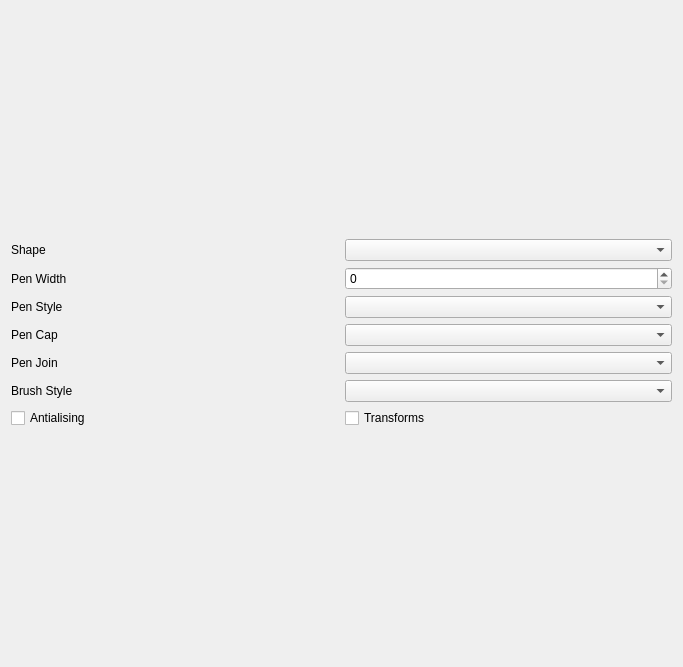
<?xml version="1.0" encoding="UTF-8"?>
<ui version="4.0">
 <class>Widget</class>
 <widget class="QWidget" name="Widget">
  <property name="geometry">
   <rect>
    <x>0</x>
    <y>0</y>
    <width>683</width>
    <height>667</height>
   </rect>
  </property>
  <property name="windowTitle">
   <string>Widget</string>
  </property>
  <layout class="QVBoxLayout" name="verticalLayout_2">
   <item>
    <layout class="QVBoxLayout" name="canvasLayout"/>
   </item>
   <item>
    <layout class="QVBoxLayout" name="verticalLayout">
     <item>
      <layout class="QHBoxLayout" name="horizontalLayout">
       <item>
        <widget class="QLabel" name="label">
         <property name="text">
          <string>Shape</string>
         </property>
        </widget>
       </item>
       <item>
        <widget class="QComboBox" name="shapeCombo"/>
       </item>
      </layout>
     </item>
     <item>
      <layout class="QHBoxLayout" name="horizontalLayout_2">
       <item>
        <widget class="QLabel" name="label_2">
         <property name="text">
          <string>Pen Width</string>
         </property>
        </widget>
       </item>
       <item>
        <widget class="QSpinBox" name="penWidthSpinBox"/>
       </item>
      </layout>
     </item>
     <item>
      <layout class="QHBoxLayout" name="horizontalLayout_3">
       <item>
        <widget class="QLabel" name="label_3">
         <property name="text">
          <string>Pen Style</string>
         </property>
        </widget>
       </item>
       <item>
        <widget class="QComboBox" name="penStyleComboBox"/>
       </item>
      </layout>
     </item>
     <item>
      <layout class="QHBoxLayout" name="horizontalLayout_4">
       <item>
        <widget class="QLabel" name="label_4">
         <property name="text">
          <string>Pen Cap</string>
         </property>
        </widget>
       </item>
       <item>
        <widget class="QComboBox" name="penCapComboBox"/>
       </item>
      </layout>
     </item>
     <item>
      <layout class="QHBoxLayout" name="horizontalLayout_5">
       <item>
        <widget class="QLabel" name="label_5">
         <property name="text">
          <string>Pen Join</string>
         </property>
        </widget>
       </item>
       <item>
        <widget class="QComboBox" name="penJoinComboBox"/>
       </item>
      </layout>
     </item>
     <item>
      <layout class="QHBoxLayout" name="horizontalLayout_6">
       <item>
        <widget class="QLabel" name="label_6">
         <property name="text">
          <string>Brush Style</string>
         </property>
        </widget>
       </item>
       <item>
        <widget class="QComboBox" name="brushStyleComboBox"/>
       </item>
      </layout>
     </item>
     <item>
      <layout class="QHBoxLayout" name="horizontalLayout_7">
       <item>
        <widget class="QCheckBox" name="antialisingCheckBox">
         <property name="text">
          <string>Antialising</string>
         </property>
        </widget>
       </item>
       <item>
        <widget class="QCheckBox" name="transformsCheckBox">
         <property name="text">
          <string>Transforms</string>
         </property>
        </widget>
       </item>
      </layout>
     </item>
    </layout>
   </item>
  </layout>
  <zorder>layoutWidget</zorder>
  <zorder>transformsCheckBox</zorder>
  <zorder>shapeCombo</zorder>
  <zorder>penStyleComboBox</zorder>
  <zorder>penCapComboBox</zorder>
  <zorder>penWidthSpinBox</zorder>
  <zorder>penJoinComboBox</zorder>
  <zorder>brushStyleComboBox</zorder>
  <zorder>antialisingCheckBox</zorder>
  <zorder>verticalLayoutWidget</zorder>
 </widget>
 <layoutdefault spacing="6" margin="11"/>
 <resources/>
 <connections/>
</ui>
